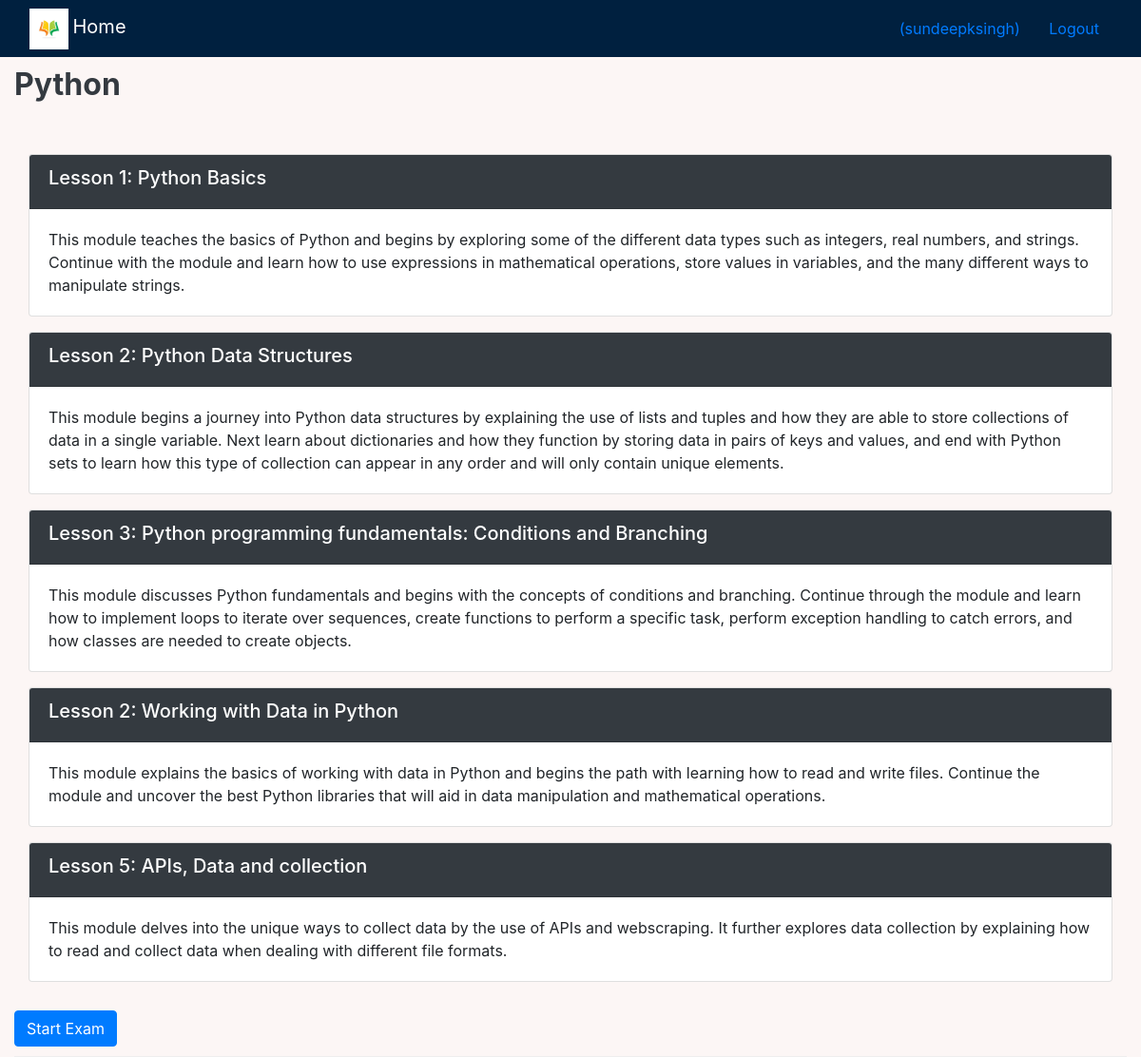
Screenshot of /2/ (signed in) with the database file from the repository.
### onlinecourse/models.py (models this page shows, shortened)
class Course(models.Model):
    name = models.CharField(null=False, max_length=30, default='online course')
    image = models.ImageField(upload_to='course_images/')
    description = models.CharField(max_length=1000)
    pub_date = models.DateField(null=True)
    instructors = models.ManyToManyField(Instructor)
    users = models.ManyToManyField(settings.AUTH_USER_MODEL, through='Enrollment')
    total_enrollment = models.IntegerField(default=0)
    is_enrolled = False

class Lesson(models.Model):
    title = models.CharField(max_length=200, default="title")
    order = models.IntegerField(default=0)
    course = models.ForeignKey(Course, on_delete=models.CASCADE)
    content = models.TextField()

### onlinecourse/views.py (the view)
# urls.py: path('<int:pk>/', views.CourseDetailView.as_view(), name='course_details'),
class CourseDetailView(generic.DetailView):
    model = Course
    template_name = 'onlinecourse/course_detail_bootstrap.html'

### onlinecourse/templates/onlinecourse/course_detail_bootstrap.html (shortened to what this page needs)
<!DOCTYPE html>
<html lang="en">
<head>
     {% load static %}
    <link rel="stylesheet" href="https://maxcdn.bootstrapcdn.com/bootstrap/4.5.2/css/bootstrap.min.css">
    <link rel="stylesheet" href="{% static '/css/main.css' %}">
</head>
<body>
    <nav class="navbar navbar-dark navbar-expand-sm">
        <div class="container-fluid">
            <div class="navbar-header">
                <img src="{% static 'media/logo.png' %}" heigth="30" width="41">
                  <a class="navbar-brand" href="{% url 'onlinecourse:index' %}">Home</a>
            </div>
            <ul class="nav navbar-nav navbar-right">
                {% if user.is_authenticated %}
                <li>
                    <a class="btn btn-link" href="#">{{ user.first_name }}({{ user.username }})</a>
                    <a class="btn btn-link" href="{% url 'onlinecourse:logout' %}">Logout</a>
                </li>
                {% endif %}
            </ul>
        </div>
    </nav>
    <div class="container-fluid">
        <div class="row row-content">
            <h2 class="text text-dark font-weight-bold">{{ course.name }}</h2>
            <div class="row">
            <div class="card-columns-vertical">
                {% for lesson in course.lesson_set.all %}
                    <div class="card mt-3">
                        <div class="card-header bg-dark text-white"><h5>Lesson {{lesson.order|add:1}}: {{lesson.title}}</h5></div>
                        <div class="card-body">{{lesson.content}}</div>
                    </div>
                {% endfor %}
            </div>
            </div>
            <button type="button" class="btn btn-primary" data-toggle="collapse" data-target="#exam">
                <a class = "text text-white"  href="#exam">Start Exam
                </a>
                </button>
    </div>
</body>
</html>

### static/css/main.css (style rules this page uses)
body { background-color: #FCF6F5FF; }
nav { background-color: #00203FFF; }
.row-content { margin: 0px auto; padding: 10px 0px; border-bottom: 1px ridge; min-height: 400px; }
.card-columns-vertical { margin: 0px auto; padding: 30px; }

### rows the page displays
Course: name "Python"
Lesson: order|add "1", title "Python Basics", content "This module teaches the basics of Python and begins by exploring some of the different data types such as integers, real numbers, and strings. Continue with the module and learn how to use expressions in mathematical operations, store values in variables, and the many different ways to manipulate strings."
Lesson: order|add "2", title "Python Data Structures", content "This module begins a journey into Python data structures by explaining the use of lists and tuples and how they are able to store collections of data in a single variable. Next learn about dictionaries and how they function by storing data in pairs of keys and values, and end with Python sets to learn how this type of collection can appear in any order and will only contain unique elements."
Lesson: order|add "3", title "Python programming fundamentals: Conditions and Branching", content "This module discusses Python fundamentals and begins with the concepts of conditions and branching. Continue through the module and learn how to implement loops to iterate over sequences, create functions to perform a specific task, perform exception handling to catch errors, and how classes are needed to create objects."
Lesson: order|add "2", title "Working with Data in Python", content "This module explains the basics of working with data in Python and begins the path with learning how to read and write files. Continue the module and uncover the best Python libraries that will aid in data manipulation and mathematical operations."
Lesson: order|add "5", title "APIs, Data and collection", content "This module delves into the unique ways to collect data by the use of APIs and webscraping. It further explores data collection by explaining how to read and collect data when dealing with different file formats."

### other values shown
{{ user.username }} "sundeepksingh"
